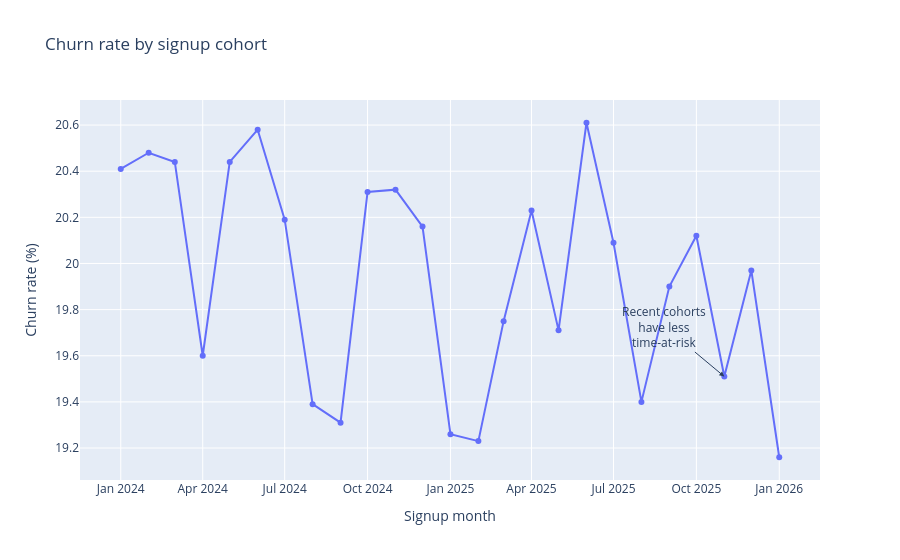

This figure's notebook cell:
### Markdown cell above
## Chart 3: Cohort churn pattern

Each cohort's current churn rate, plotted as a line over cohort date.
This is the chart that answers product leadership's "are recent cohorts
churning at different rates than older cohorts?" question.

### Code cell
# Make sure signup_cohort is treated as a string for plotting
cohort_churn['signup_cohort_str'] = cohort_churn['signup_cohort'].astype(str)

fig_cohort_churn = px.line(
    cohort_churn,
    x='signup_cohort_str',
    y='churn_rate_pct',
    title='Churn rate by signup cohort',
    labels={
        'signup_cohort_str': 'Signup month',
        'churn_rate_pct': 'Churn rate (%)'
    },
    markers=True
)
fig_cohort_churn.update_layout(showlegend=False)

fig_cohort_churn.add_annotation(
    x=cohort_churn['signup_cohort_str'].iloc[-3],
    y=cohort_churn['churn_rate_pct'].iloc[-3],
    text='Recent cohorts<br>have less<br>time-at-risk',
    showarrow=True,
    arrowhead=2,
    ax=-60,
    ay=-50
)
fig_cohort_churn.show()

### Figure 1 — Plotly figure (JSON) as saved in the notebook; plotly's stock layout.template omitted (floating-point values rounded to 4 significant figures)
{"data": [{"hovertemplate": "Signup month=%{x}<br>Churn rate (%)=%{y}<extra></extra>", "legendgroup": "", "line": {"color": "#636efa", "dash": "solid"}, "marker": {"symbol": "circle"}, "mode": "lines+markers", "name": "", "orientation": "v", "showlegend": false, "type": "scatter", "x": ["2024-01", "2024-02", "2024-03", "2024-04", "2024-05", "2024-06", "2024-07", "2024-08", "2024-09", "2024-10", "2024-11", "2024-12", "2025-01", "2025-02", "2025-03", "2025-04", "2025-05", "2025-06", "2025-07", "2025-08", "2025-09", "2025-10", "2025-11", "2025-12", "2026-01"], "xaxis": "x", "y": [20.41, 20.48, 20.44, 19.6, 20.44, 20.58, 20.19, 19.39, 19.31, 20.31, 20.32, 20.16, 19.26, 19.23, 19.75, 20.23, 19.71, 20.61, 20.09, 19.4, 19.9, 20.12, 19.51, 19.97, 19.16], "yaxis": "y"}], "layout": {"annotations": [{"arrowhead": 2, "ax": -60, "ay": -50, "showarrow": true, "text": "Recent cohorts<br>have less<br>time-at-risk", "x": "2025-11", "y": 19.51}], "legend": {"tracegroupgap": 0}, "showlegend": false, "title": {"text": "Churn rate by signup cohort"}, "xaxis": {"anchor": "y", "domain": [0, 1], "title": {"text": "Signup month"}}, "yaxis": {"anchor": "x", "domain": [0, 1], "title": {"text": "Churn rate (%)"}}}}
